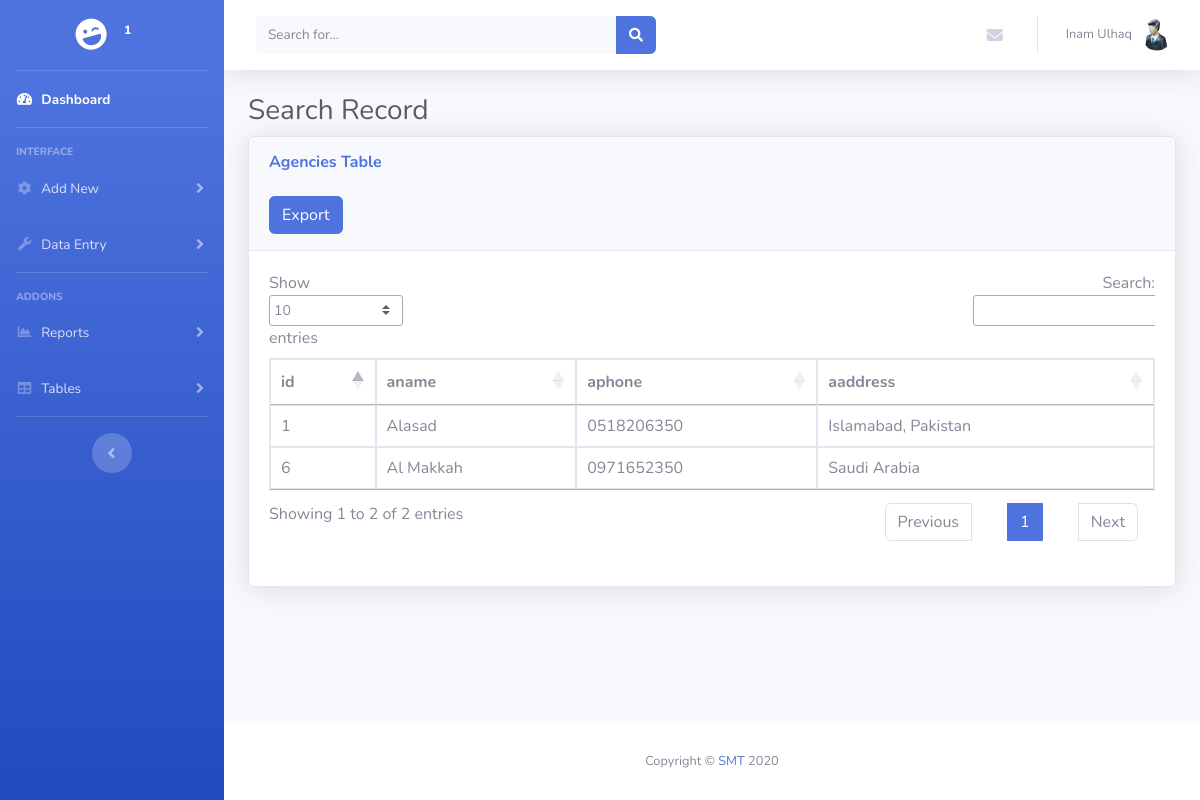
/agencytable.php (signed in), run on the app's committed database.
### tables this page shows
CREATE TABLE `users` (
  `id` int(11) NOT NULL,
  `username` varchar(255) NOT NULL,
  `password` varchar(255) NOT NULL,
  `firstname` varchar(50) NOT NULL,
  `lastname` varchar(50) NOT NULL,
  `ucompany` varchar(30) NOT NULL,
  `role` varchar(10) NOT NULL,
  `status` int(11) NOT NULL DEFAULT '1'
);

CREATE TABLE `agency` (
  `id` int(11) NOT NULL,
  `aname` varchar(50) NOT NULL,
  `aphone` varchar(20) NOT NULL,
  `aaddress` varchar(255) NOT NULL,
  `astatus` int(11) NOT NULL DEFAULT '1',
  `user_id` int(11) NOT NULL
);

### agencytable.php (the view, shortened to what this page needs)
<?php include('header.php'); ?>
        <div class="container-fluid">
          <h1 class="h3 mb-2 text-gray-800">Search Record</h1>
          <div class="card shadow mb-4">
            <div class="card-header py-3">
              <h6 class="m-0 font-weight-bold text-primary">Agencies Table</h6><br>
                    <form action="export.php" method="POST">
                      <button type="submit" name="exportagency" class="btn btn-primary">Export</button>
                    </form>
            </div>
            <div class="card-body">
              <div class="table-responsive">
                <table class="table table-bordered" id="dataTable" width="100%" cellspacing="0">
                  <thead>
                    <tr>
                      <th>id</th>
                      <th>aname</th>
                      <th>aphone</th>
                      <th>aaddress</th>
                    </tr>
                  </thead>
                  <tbody>
                     <?php
                                    $query = "SELECT * from agency WHERE user_id=$user_id ORDER BY id DESC";
                    $result = mysqli_query($conn,$query) or die( mysqli_error($conn));;
                                    while($row=mysqli_fetch_assoc($result))
                                    {
                                        $aname = $row['aname'];
                                        $aphone = $row['aphone'];
                                        $aaddress = $row['aaddress'];
                                        $id = $row['id'];
                                ?>
                                    <tr>
                                        <td><?php echo $id ?></td>
                                        <td><?php echo $aname ?></td>
                                        <td><?php echo $aphone ?></td>
                                        <td><?php echo $aaddress ?></td>
                                    </tr>
                            <?php
                                    }
                            ?>
                  </tbody>
                </table>
              </div>
            </div>
          </div>
        </div>
      </div>
      <?php include('footer.php'); ?>

### header.php (shortened to what this page needs)
<?php include ('db.php');
$user_id=$_SESSION['id'];
?>
<?php
      $sql = "SELECT * FROM users WHERE id=$user_id";
             if ($result = mysqli_query($conn,$sql)){
                  $row = mysqli_fetch_array($result);
                  $id=$row['id'];
                  $firstname=$row['firstname'];
                  $lastname=$row['lastname'];
                  $ucompany=$row['ucompany'];
            }?>
<!DOCTYPE html>
<html lang="en">
<head>
  <link href="vendor/fontawesome-free/css/all.min.css" rel="stylesheet" type="text/css">
  <link href="css/sb-admin-2.min.css" rel="stylesheet">
  <link href="style.css" rel="stylesheet">
  <link rel="stylesheet" href="https://cdn.datatables.net/1.10.21/css/jquery.dataTables.min.css" />
</head>
<body id="page-top">
  <div id="wrapper">
    <ul class="navbar-nav bg-gradient-primary sidebar sidebar-dark accordion" id="accordionSidebar">
      <a class="sidebar-brand d-flex align-items-center justify-content-center" href="index.php">
        <div class="sidebar-brand-icon rotate-n-15">
          <i class="fas fa-laugh-wink"></i>
        </div>
        <div class="sidebar-brand-text mx-3"><?php echo $ucompany; ?><sup><?php echo $id; ?></sup></div>
      </a>
      <hr class="sidebar-divider my-0">
      <li class="nav-item active">
        <a class="nav-link" href="index.php">
          <i class="fas fa-fw fa-tachometer-alt"></i>
          <span>Dashboard</span></a>
      </li>
      <hr class="sidebar-divider">
      <div class="sidebar-heading">
        Interface
      </div>
      <li class="nav-item">
        <a class="nav-link collapsed" href="#" data-toggle="collapse" data-target="#collapseTwo" aria-expanded="true" aria-controls="collapseTwo">
          <i class="fas fa-fw fa-cog"></i>
          <span>Add New</span>
        </a>
      </li>
      <li class="nav-item">
        <a class="nav-link collapsed" href="#" data-toggle="collapse" data-target="#collapseUtilities" aria-expanded="true" aria-controls="collapseUtilities">
          <i class="fas fa-fw fa-wrench"></i>
          <span>Data Entry</span>
        </a>
      </li>
      <hr class="sidebar-divider">
      <div class="sidebar-heading">
        Addons
      </div>
      <li class="nav-item">
        <a class="nav-link collapsed" href="#" data-toggle="collapse" data-target="#collapsePages" aria-expanded="true" aria-controls="collapsePages">
          <i class="fas fa-fw fa-chart-area"></i>
          <span>Reports</span>
        </a>
      </li>
      <li class="nav-item">
        <a class="nav-link collapsed" href="#" data-toggle="collapse" data-target="#collapseTables" aria-expanded="true" aria-controls="collapseTables">
          <i class="fas fa-fw fa-table"></i>
          <span>Tables</span>
        </a>
      </li>
      <hr class="sidebar-divider d-none d-md-block">
      <div class="text-center d-none d-md-inline">
        <button class="rounded-circle border-0" id="sidebarToggle"></button>
      </div>
    </ul>
    <div id="content-wrapper" class="d-flex flex-column">
      <div id="content">
        <nav class="navbar navbar-expand navbar-light bg-white topbar mb-4 static-top shadow">
          <form class="d-none d-sm-inline-block form-inline mr-auto ml-md-3 my-2 my-md-0 mw-100 navbar-search">
            <div class="input-group">
              <input type="text" class="form-control bg-light border-0 small" placeholder="Search for..." aria-label="Search" aria-describedby="basic-addon2">
              <div class="input-group-append">
                <button class="btn btn-primary" type="button">
                  <i class="fas fa-search fa-sm"></i>
                </button>
              </div>
            </div>
          </form>
          <ul class="navbar-nav ml-auto">
            <li class="nav-item dropdown no-arrow mx-1">
              <a class="nav-link dropdown-toggle" href="#" id="messagesDropdown" role="button" data-toggle="dropdown" aria-haspopup="true" aria-expanded="false">
                <i class="fas fa-envelope fa-fw"></i>
              </a>
            </li>
            <li class="nav-item dropdown no-arrow">
              <a class="nav-link dropdown-toggle" href="#" id="userDropdown" role="button" data-toggle="dropdown" aria-haspopup="true" aria-expanded="false">
                <span class="mr-2 d-none d-lg-inline text-gray-600 small"><?php echo $firstname.' '.$lastname ?></span>
                <img class="img-profile rounded-circle" src="img/user.png">
              </a>
            </li>
          </ul>
        </nav>

### style.css (style rules this page uses)
table { border-spacing: 0; }
table { border-collapse: separate; }
td { padding: 0px; }

### data on the page
users: id "1", firstname "Inam", lastname "Ulhaq"
agency: id "6", aname "Al Makkah", aphone "0971652350", aaddress "Saudi Arabia"
agency: id "1", aname "Alasad", aphone "0518206350", aaddress "Islamabad, Pakistan"
